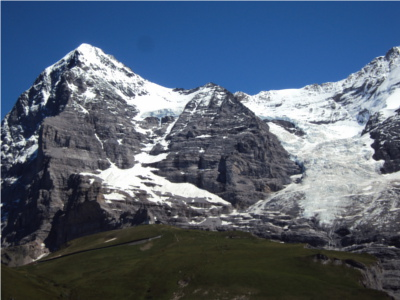
#> input picture images/mountain_1.jpg, 400 x 300 px
$ jupyter execute example.ipynb   (shell and % lines are left out)
#> lines starting #> are read from the running program, lines starting #| are printed output that depends on the picture; long printed decimals are rounded
### src/feature_matching.py
import matplotlib.pyplot as plt
import numpy as np
from scipy import ndimage
from scipy.stats import binned_statistic

__all__ = [
    "compute_corners",
    "compute_descriptors",
    "compute_matches",
    "visualise_corners",
    "visualise_matches",
]


def compute_corners(I: np.ndarray, T: int):
    """
    inputs:
        - I (np.ndarray): image
        - T (int): threshold from Shi-Tomasi corner detection
    returns:
        - corners (np.ndarray [num_points x 2]): Coordinates of detected corners."""

    # specifying kernels in x and y and perform convolutions to find image gradients
    kernelx = (1 / 8) * np.array([[1, 0, -1], [2, 0, -2], [1, 0, -1]])
    kernely = (1 / 8) * np.array([[1, 2, 1], [0, 0, 0], [-1, -2, -1]])

    Jx = ndimage.convolve(I, kernelx)
    Jy = ndimage.convolve(I, kernely)

    # calculate squared gradients/gradient combination
    Jx_squared = np.square(Jx)
    Jy_squared = np.square(Jy)
    JxJy = np.multiply(Jx, Jy)

    # accumulate gradients in local neighbourhood W for each point
    kernel_window = np.array([[1, 1, 1], [1, 1, 1], [1, 1, 1]])
    Jx_2_acc = ndimage.convolve(Jx_squared, kernel_window)
    JxJy_acc = ndimage.convolve(JxJy, kernel_window)
    Jy_2_acc = ndimage.convolve(Jy_squared, kernel_window)

    # use Shi-Tomasi to calculate threshold value 'T' for each pixel
    corners = []
    for i in range(0, I.shape[1]):
        for j in range(I.shape[0]):
            M = [[Jx_2_acc[j, i], JxJy_acc[j, i]], [JxJy_acc[j, i], Jy_2_acc[j, i]]]
            threshold = np.trace(M) / 2 - 0.5 * np.sqrt(
                (np.trace(M)) ** -4 * np.linalg.det(M)
            )
            if threshold >= T:
                corners.append([i, j])
    corners = np.asarray(corners)
    return corners


def _get_submatrices(arr: np.ndarray):
    submatrices = []
    nrows, ncols = arr.shape
    assert nrows % 4 == 0
    assert ncols % 4 == 0
    cols = np.split(arr, 4, axis=1)
    for i in range(len(cols)):
        submatrices.extend(np.split(cols[i], 4, axis=0))
    return submatrices


def _get_histogram(orientation, magnitude):
    # calculates the orientation histogram based on 8 bins for all subgroups

    feature_vec = []
    for i in range(len(orientation)):
        bin_sum = binned_statistic(
            magnitude[i].flatten(),
            orientation[i].flatten(),
            "sum",
            bins=8,
            range=(0, 360),
        )
        feature_vec.extend(bin_sum[0])
    return feature_vec


def compute_descriptors(I: np.ndarray, corners: np.ndarray):
    """
    For each supplied corner point this function computes a 128 dimensional descriptor based
    on Histogram of Orientated Gradients (HOG).

    Inputs:
        - I (np.ndarray): Grayscale image.
        - corners (np.ndarray [num_corners x 2]): Coordinates of detected corners.
    Returns:
        - feature_vectors (list[list[float]]): 128-dim vector for each corner."""

    # specifying kernels in x and y and perform convolutions to find image gradients
    kernelx = (1 / 8) * np.array([[1, 0, -1], [2, 0, -2], [1, 0, -1]])
    kernely = (1 / 8) * np.array([[1, 2, 1], [0, 0, 0], [-1, -2, -1]])

    Jx = ndimage.convolve(I, kernelx)
    Jy = ndimage.convolve(I, kernely)

    # calculate squared gradients
    Jx_squared = np.square(Jx)
    Jy_squared = np.square(Jy)

    # pad squared gradients to find neighbourhoods even for point on edge of image
    padded_Jx_squared = np.zeros((Jx_squared.shape[0] + 16, Jx_squared.shape[1] + 16))
    padded_Jx_squared[
        8 : Jx_squared.shape[0] + 8, 8 : Jx_squared.shape[1] + 8
    ] = Jx_squared

    padded_Jy_squared = np.zeros((Jy_squared.shape[0] + 16, Jy_squared.shape[1] + 16))
    padded_Jy_squared[
        8 : Jy_squared.shape[0] + 8, 8 : Jy_squared.shape[1] + 8
    ] = Jy_squared

    padded_Jx = np.zeros((Jx.shape[0] + 16, Jx.shape[1] + 16))
    padded_Jx[8 : Jx.shape[0] + 8, 8 : Jx.shape[1] + 8] = Jx

    padded_Jy = np.zeros((Jy.shape[0] + 16, Jy.shape[1] + 16))
    padded_Jy[8 : Jy.shape[0] + 8, 8 : Jy.shape[1] + 8] = Jy

    # find descriptor for each keypoint
    feature_vectors = []
    for i in range(len(corners)):
        x = corners[i, 0] + 8
        y = corners[i, 1] + 8

        # find magnitude and orientation of gradient for each neighbourhood W (size 16x16) around keypoint
        magn = np.sqrt(
            padded_Jx_squared[y - 8 : y + 8, x - 8 : x + 8]
            + padded_Jy_squared[y - 8 : y + 8, x - 8 : x + 8]
        )
        orient = (
            np.arctan2(
                padded_Jy[y - 8 : y + 8, x - 8 : x + 8],
                padded_Jx[y - 8 : y + 8, x - 8 : x + 8],
            )
            * 180
        ) / np.pi

        # split into sub-matrices
        orient_subgroups = _get_submatrices(orient)
        magn_subgroups = _get_submatrices(magn)

        # compute orientation histograms
        feature_vector = _get_histogram(orient_subgroups, magn_subgroups)

        # normalise feature_vector and append (make sure we dont divide by zero)
        if np.sum(feature_vector) == 0:
            feature_vectors.append(feature_vector)
        else:
            feature_vectors.append(np.divide(feature_vector, np.sum(feature_vector)))

    return feature_vectors


def compute_matches(descr1, descr2, ratio=0.6):
    """
    Uses Lowe's Ratio Test to find query for feature q:
        1. Find two closest descriptors to q according to euclidean norm
        2. Test if distance to smallest match is <T (threshold)
        3. Accept match if d(q,p1)/d(q,p2) < 1/2 (best feature much closer than second feature)
    Inputs:
        - descr1 (list[list[float]]): 128-dim vector for each key point for image 1.
        - descr2 same as descr1 for image 2.
    Returns:
        - matches (list[list[int]]): List of lists matching indices of corresponding key points.
    """

    matches = []
    for i in range(len(descr1)):
        temp_lst = []
        for j in range(len(descr2)):
            # using L2 norm between descriptor pairs
            temp_lst.append(
                np.linalg.norm(np.asarray(descr1[i]) - np.asarray(descr2[j]), ord=2)  # type: ignore
            )
        # print(max(temp_lst), min(temp_lst))
        p1 = min(temp_lst)
        p1_idx = temp_lst.index(p1)
        temp_lst[p1_idx] = max(temp_lst)
        p2 = min(temp_lst)

        if p2 != 0 and p1 / p2 <= ratio:
            matches.append([i, p1_idx])

    return matches


def get_matching_points(matches: list[list[int]], pts1: np.ndarray, pts2: np.ndarray):
    """Uses indices from compute_matches to recover the matches point coordinates."""

    matches1 = np.array(matches, dtype=int)[:, 0]
    matches2 = np.array(matches, dtype=int)[:, 1]

    pts1 = pts1[matches1]
    pts2 = pts2[matches2]

    return pts1, pts2


# [6 lines left out: function visualise_corners, not called in this run]


def visualise_matches(I1, I2, corners1, corners2, matches, title="Matches"):
    # get corners indices for set 1 and 2
    matches1 = np.array(matches, dtype=int)[:, 0]
    matches2 = np.array(matches, dtype=int)[:, 1]

    # find points from corners using indices
    points1 = corners1[matches1]
    points2 = corners2[matches2]

    fig = plt.figure(figsize=(9, 4), dpi=100)
    # horizontally stack images to display side by side seamlessly
    total = np.hstack((I1, I2))
    width_offset = I1.shape[1]
    dpi = 100
    plt.imshow(total, cmap="gray")
    plt.scatter(points1[:, 0], points1[:, 1], marker="x")  # type: ignore
    plt.scatter(points2[:, 0] + width_offset, points2[:, 1], marker="x")  # type: ignore
    for i in range(len(matches)):
        plt.plot(
            [points1[i, 0], points2[i, 0] + width_offset],
            [points1[i, 1], points2[i, 1]],
            "ro-",
        )
    plt.title(title)
    plt.show()

### src/DepthReconstruction.py
import numpy as np

from src.EssentialMatrix import CalcEssentialMatrix


class DepthReconstruction:
    """Takes corresponding pairs of points and rotation and translation in order to reconstruct
    the 3D information."""

    def __init__(self, pts1, pts2, R, T):
        """
        Inputs:
            - pts1: coordinates in image 1
            - pts2: corresponding coordinates in image 2
            - R: rotation of camera 2 wrt camera 1
            - T: translation of camera 2 wrt camera 1"""

        self.pts1 = CalcEssentialMatrix._make_2D_coords_homogeneous(pts1)
        self.pts2 = CalcEssentialMatrix._make_2D_coords_homogeneous(pts2)
        self.R = R
        self.T = T
        self.l = None

    def _depth_reconstruction(self) -> np.ndarray:
        """Uses the geometric solution to recover the depth of points.
        Returns:
            - l: scaling for each point and T for point set 1.
                X1 = l1 * R @ x1 + l[-1]*T
        """

        # Build the M matrix of the linear system
        n = self.pts1.shape[0]
        M = np.zeros((3 * n, n + 1))
        for i, (coord1, coord2) in enumerate(zip(self.pts1, self.pts2)):
            M[3 * (i) : 3 * (i + 1), i] = (
                DepthReconstruction._convert_to_skew_symmetric(coord2) @ self.R @ coord1
            )

        M_last_col = [
            DepthReconstruction._convert_to_skew_symmetric(coord) @ self.T
            for coord in self.pts2
        ]
        M_last_col = np.asarray(M_last_col).flatten()
        M[:, -1] = M_last_col

        # scaling vector is singular vector corresponding to smallest singular value
        U, _, VT = np.linalg.svd(M)
        l = VT[-1] / np.linalg.norm(VT[-1], ord=2)
        return l

    def get_3D_pts(self) -> np.ndarray:
        """Uses scaling vector l and point set 1 to recover the 3D position of points."""

        self.l = self._depth_reconstruction()

        pts_3D = np.asarray(
            [
                self.l[i] * self.R @ pt + self.l[-1] * self.T
                for i, pt in enumerate(self.pts1)
            ]
        )
        return pts_3D

    @staticmethod
    def _convert_to_skew_symmetric(coord: list[int]):
        """Takes homegeneous coordinate and turns it into skew-symmetric matrix."""

        return np.array(
            [
                [0, -coord[2], coord[1]],
                [coord[2], 0, -coord[0]],
                [-coord[1], coord[0], 0],
            ]
        )

### src/EssentialMatrix.py
import numpy as np


class CalcEssentialMatrix:
    """Takes two sets of corresponding points and calculates the essential matrix E."""

    def __init__(self, pts1, pts2):

        self.pts1 = self._make_2D_coords_homogeneous(pts1)
        self.pts2 = self._make_2D_coords_homogeneous(pts2)
        self.E = None

    def calc_E(self):
        """
        Uses the coplanarity constraint to calculate E.
        Turned into least squares problem by first flattening E computing its values then reshaping.

        Returns the 3x3 essential matrix.
        """

        # # normalise coordinates to be zero centred and scaled to range [-1, 1]
        # pts1, _ = self._map_coords_to_interval(self.pts1, (-1, 1))
        # pts2, _ = self._map_coords_to_interval(self.pts2, (-1, 1))
        pts1, pts2 = self.pts1, self.pts2

        # obtain N many equations stacked in A
        A = np.asarray([np.kron(pts2[i], pts1[i]) for i in range(len(pts1))])

        # Stacked coplanarity constraint Ae = 0. Use SVD to find eigenvector which minimises equation.
        e = np.linalg.svd(A)

        # take singular vector corresponding to the smallest singular value
        e = e[2][-1]

        # reshape f with col-major order
        E = e.reshape((3, 3), order="F")

        # TODO: transform back to image space using transformation T

        # need to enforce rank=2 deficiency in E and [1, 1, 0] singular values.
        svd = np.linalg.svd(E)
        svd[1][0], svd[1][1], svd[1][2] = 1, 1, 0
        E = svd[0] @ np.diag(svd[1]) @ svd[2]
        self.E = E
        return E

    def extract_R_T(self):
        """Two possible solutions -> only one provides positive depth.
        Therefore try both and see which one returns a legal depth."""

        U, Sig, VT = np.linalg.svd(self.E)  # type: ignore
        R_z_90 = np.zeros((3, 3))
        R_z_90[0, 1], R_z_90[1, 0], R_z_90[2, 2] = 1, -1, 1

        # two possible solutions
        T_hat1, R1 = U @ R_z_90 @ np.diag(Sig) @ U.T, U @ R_z_90.T @ VT
        T_hat2, R2 = (
            U @ np.linalg.inv(R_z_90) @ np.diag(Sig) @ U.T,
            U @ np.linalg.inv(R_z_90).T @ VT,
        )

        T1 = np.array([T_hat1[1, 0], T_hat1[0, 2], T_hat1[2, 1]])
        T2 = np.array([T_hat2[1, 0], T_hat2[0, 2], T_hat2[2, 1]])

        # check which solution yields a positive depth
        test_pt = self.pts1[0]
        X1 = R1 @ test_pt + T1
        X2 = R2 @ test_pt + T2

        return (R1, T1) if X1[-1] >= 0 else (R2, T2)

    @staticmethod
    def _make_2D_coords_homogeneous(coords: np.ndarray):
        padded_coords = np.ones((coords.shape[0], coords.shape[1] + 1), dtype=int)
        padded_coords[:, :2] = coords
        return padded_coords

    # [20 lines left out: function _map_coords_to_interval, not called in this run]

### example.ipynb
[cell 1]

import numpy as np
from PIL import Image
import matplotlib.pyplot as plt

from src.feature_matching import compute_corners, compute_descriptors, compute_matches, \
visualise_corners, visualise_matches, get_matching_points
from src.EssentialMatrix import CalcEssentialMatrix
from src.DepthReconstruction import DepthReconstruction

# Perform Feature Matching

[cell 2]
# load images
img1 = np.asarray(Image.open("images/mountain_1.jpg").convert("L"))
img2 = np.asarray(Image.open("images/mountain_2.jpg").convert("L"))
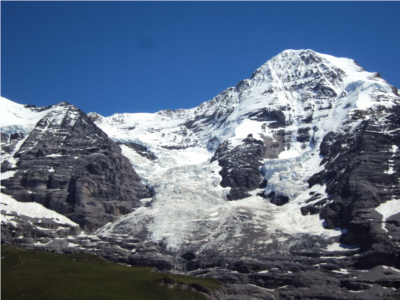
#> input picture images/mountain_2.jpg, 400 x 300 px
threshold = 220

# can change to cv2 version of func
corners1 = compute_corners(img1, threshold)
#> in compute_corners, `Jy_2_acc = ndimage.convolve(Jy_squared, kernel_window)`:
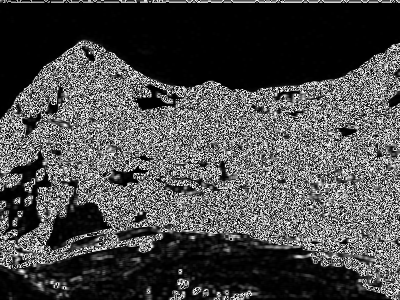
#> Jy_2_acc: shape (300, 400); min 0, max 255, mean 73.8
#> after the loop in compute_corners, `for i in range(0, I.shape[1]):`: corners = 1849 pairs, first value 0 to 399, second value 43 to 299
#> corners1 has the same summary as corners in compute_corners
corners2 = compute_corners(img2, threshold)
#> call 2 of compute_corners, with T = 220
#> in compute_corners (call 2), `JxJy_acc = ndimage.convolve(JxJy, kernel_window)`:
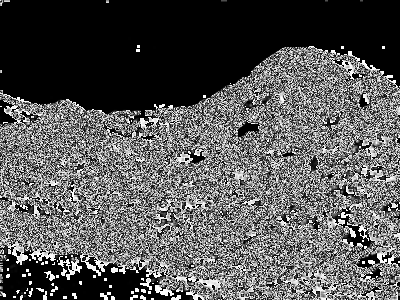
#> JxJy_acc: shape (300, 400); min 0, max 255, mean 87.1
#> in compute_corners (call 2), `Jy_2_acc = ndimage.convolve(Jy_squared, kernel_window)`:
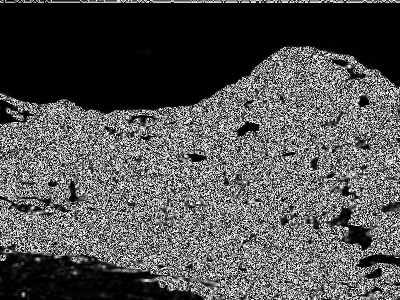
#> Jy_2_acc: shape (300, 400); min 0, max 255, mean 81.7
#> after the loop in compute_corners (call 2), `for i in range(0, I.shape[1]):`: corners = 2040 pairs, first value 0 to 399, second value 48 to 299
#> corners2 has the same summary as corners in compute_corners

# obtain descriptors for both images
descr1 = compute_descriptors(img1, corners1)
#> in compute_descriptors, `padded_Jy[8 : Jy.shape[0] + 8, 8 : Jy.shape[1] + 8] = Jy`:
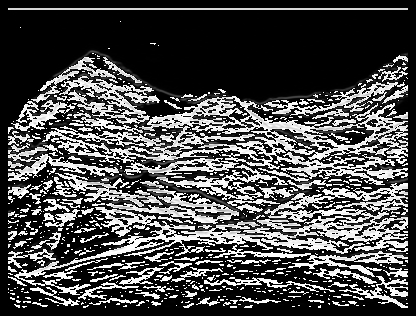
#> padded_Jy: shape (316, 416) float64; min 0, max 255, mean 76.4
#> the loop in compute_descriptors, `for i in range(len(corners)):` made 1849 passes
#> (x, y) on passes 1 to 3: (8, 154), (8, 159), (9, 139)
descr2 = compute_descriptors(img2, corners2)
#> in compute_descriptors (call 2), `padded_Jx_squared = np.zeros((Jx_squared.shape[0] + 16, Jx_squared.sha..`: padded_Jx_squared: shape (316, 416) float64; every value is 0
#> in compute_descriptors (call 2), `padded_Jy_squared[ 8 : Jy_squared.shape[0] + 8, 8 : Jy_squared.shape[1..`:
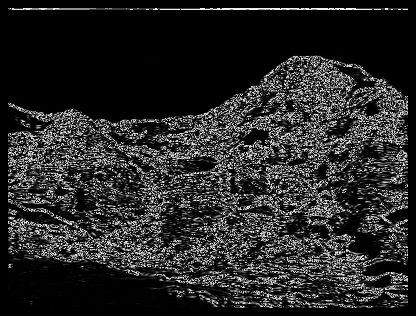
#> padded_Jy_squared: shape (316, 416) float64; min 0, max 249, mean 39.3
#> in compute_descriptors (call 2), `padded_Jy[8 : Jy.shape[0] + 8, 8 : Jy.shape[1] + 8] = Jy`:
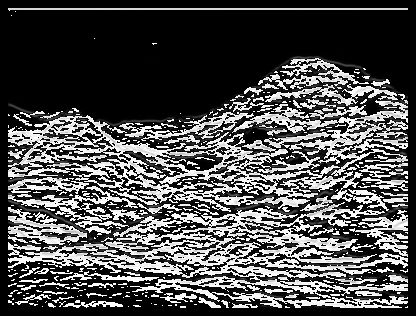
#> padded_Jy: shape (316, 416) float64; min 0, max 255, mean 78.8

# find feature matches between image1 and image2
matches = compute_matches(descr1, descr2)

print(f"{len(matches)} matches calculated: {matches}")
#| 14 matches calculated: [[442, 151], [953, 292], [1013, 366], [1051, 381], [1122, 448], [1225, 551], [1234, 578], [1253, 598], [1306, 648], [1343, 685], [1381, 723], [1480, 822], [1570, 937], [1667, 988]]

visualise_matches(img1, img2, corners1, corners2, matches)
#> in visualise_matches, `total = np.hstack((I1, I2))`:
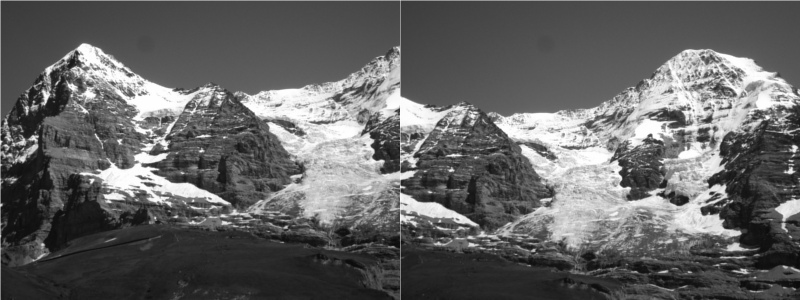
#> total: shape (300, 800); min 8, max 255, mean 100.2
#> the loop in visualise_matches, `for i in range(len(matches)):` made 14 passes
#> in visualise_matches, `plt.show()`:
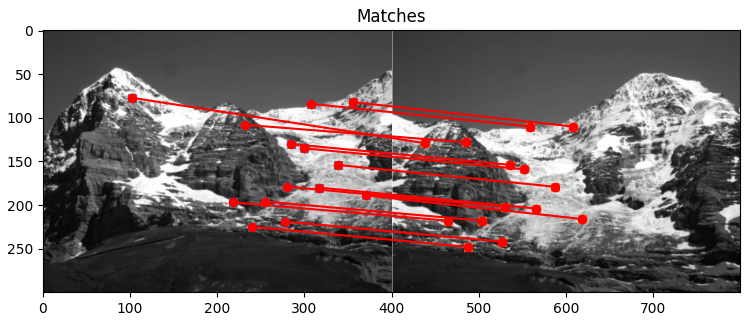
#> figure drawn by matplotlib, 1 panel

# Compute Relative Transformation of Cameras

[cell 3]
points1, points2 = get_matching_points(matches, corners1, corners2)
calc_e = CalcEssentialMatrix(points1, points2)
E = calc_e.calc_E()

R, T = calc_e.extract_R_T()
print(f"The rotation matrix of camera 2 wrt to camera 1:\n\n {R}\n")
#| The rotation matrix of camera 2 wrt to camera 1:
#|  [[ 0.4708  0.7395 -0.4812  ]
#|  [ 0.2762  0.3944    0.8764 ]
#|  [ 0.8379  -0.5455 -0.01857]]
print(f"The translation vector of camera 2 wrt camera 1:\n\n {T}")
#| The translation vector of camera 2 wrt camera 1:
#|  [-0.003417 -0.4858 -0.8741]

# Depth Reconstruction

[cell 4]
dr = DepthReconstruction(points1, points2, R, T)
pts_3D = dr.get_3D_pts()
#> the loop in _depth_reconstruction, `for i, (coord1, coord2) in enumerate(zip(self.pts1, self.pts2)):` made 14 passes
#> coord1 on passes 1 to 12: [102, 77, 1], [218, 197, 1], [232, 108, 1], [240, 225, 1], [255, 196, 1], [278, 219, 1], [280, 179, 1], [284, 130, 1], [300, 135, 1], [308, 84, 1], [317, 180, 1], [338, 154, 1]
#> in _depth_reconstruction, `U, _, VT = np.linalg.svd(M)`:
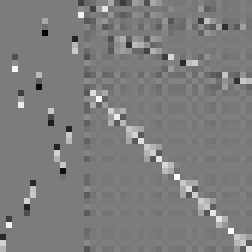
#> U: shape (42, 42) float64 (shown 6 times larger); min -0.936, max 0.981, mean 0.00978; drawn with min black and max white
print(pts_3D[0])
#| [ 0.3073 -0.3091 -0.7448]
